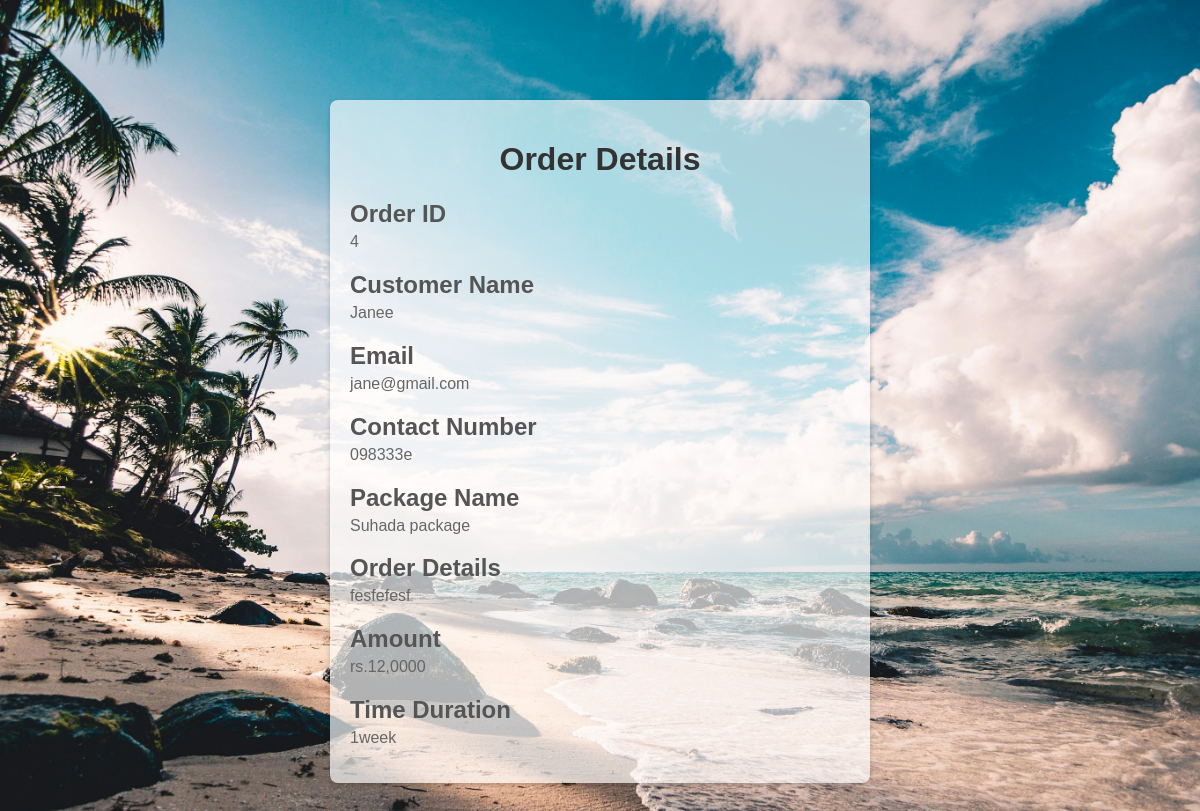
/Orders/view_orders.php?id=4, run on the app's committed database.
### tables this page shows
CREATE TABLE `orders` (
  `order_id` int(11) NOT NULL,
  `customer_name` varchar(30) NOT NULL,
  `email` varchar(20) NOT NULL,
  `contact_number` varchar(15) NOT NULL,
  `package_name` varchar(20) NOT NULL,
  `order_detials` varchar(50) NOT NULL,
  `amount` varchar(40) NOT NULL,
  `time_duration` varchar(20) NOT NULL
);

### Orders/view_orders.php (the view, shortened to what this page needs)
<!DOCTYPE html>
<html>
<head>
<link rel="stylesheet" href="view_orders.css">
</head>
<body>
    <div>
        <h1>Order Details</h1>
        <?php
            if(isset($_GET["id"])){
                $oID=$_GET["id"];
                include("../config/database.php");
                $Osql="SELECT * FROM orders WHERE order_ID=$oID";
                $Oresult=$con->query($Osql);
                $Orow=$Oresult->fetch_assoc()
                ?>
                <h2>Order ID</h2>
                <p><?php echo $Orow["order_id"]; ?></p>
                <h2>Customer Name</h2>
                <p><?php echo $Orow["customer_name"]; ?></p>
                <h2>Email</h2>
                <p><?php echo $Orow["email"]; ?></td></p>
                <h2>Contact Number</h2>
                <p><?php echo $Orow["contact_number"]; ?></td></p>
                <h2>Package Name</h2>
                <p><?php echo $Orow["package_name"]; ?></p>
                <h2>Order Details</h2>
                <p><?php echo $Orow["order_detials"]; ?></p>
                <h2>Amount</h2>
                <p><?php echo $Orow["amount"]; ?></td></p>
                <h2>Time Duration</h2>
                <p><?php echo $Orow["time_duration"]; ?></td></p>
            <?php
            }
        ?>
    </div>
</body>
</html>

### Orders/view_orders.css (style rules this page uses)
body { font-family: 'Arial', sans-serif; background-color: #e9ecf6; margin: 0; padding: 20px; margin: 40px auto; background-image: url('pexels-fabianwiktor-994605.jpg'); background-repeat: no-repeat; background-attachment: fixed; background-size: cover; }
div { background-color: #ffffffaa; border-radius: 8px; box-shadow: 0 2px 5px rgba(0, 0, 0, 0.2); padding: 20px; margin-top: 20px; max-width: 500px; margin: 40px auto; }
h1 { color: #333; text-align: center; }
h2 { color: #555; margin-bottom: 5px; }
p { color: #666; margin-top: 0; }

### data on the page
orders: order_id "4", customer_name "Janee", email "jane@gmail.com", contact_number "098333e", package_name "Suhada package", order_detials "fesfefesf", amount "rs.12,0000", time_duration "1week"
